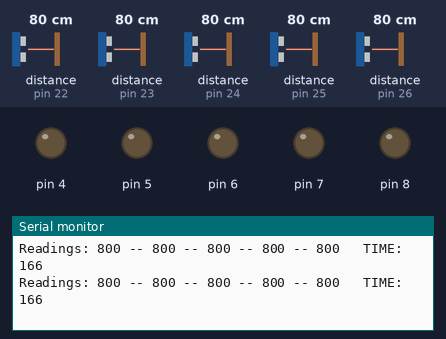
Bench run of a sketch on a simulated Arduino Uno, built with avr-gcc and run on an emulated ATmega328P. Shown: output pins drawn as LEDs (lit = HIGH), the last lines printed to the serial monitor. The inputs (shaded band) are chosen by the test bench; at power-on: distance to the obstacle (sensors on pin 22, pin 23, pin 24, pin 25, pin 26) 80 cm.

Above: at 2.9 s.
3.0 s: distance to the obstacle (sensor on pin 22) set to 2 cm
At 3.06 s:
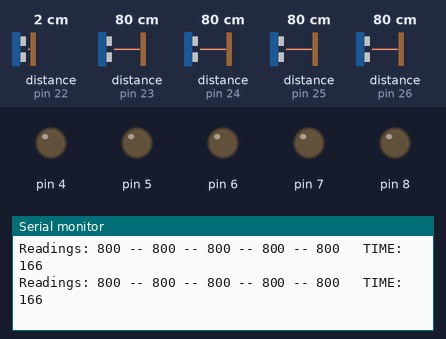
4.5 s: distance to the obstacle (sensor on pin 23) set to 2 cm
At 4.56 s:
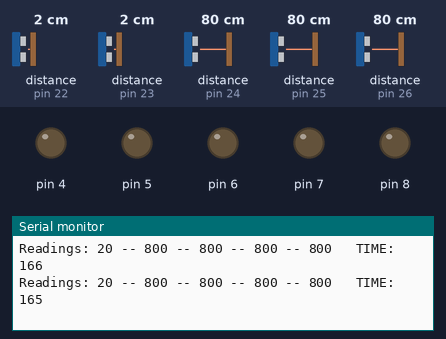
6.0 s: distance to the obstacle (sensor on pin 24) set to 2 cm
At 6.06 s:
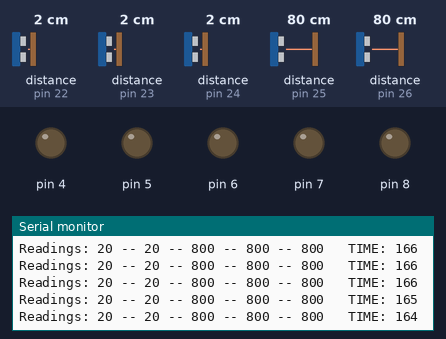
7.5 s: distance to the obstacle (sensor on pin 25) set to 2 cm
At 7.57 s:
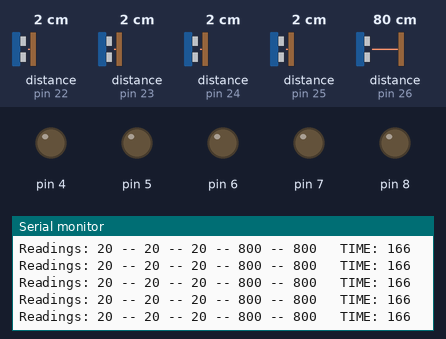
9.0 s: distance to the obstacle (sensor on pin 26) set to 2 cm
At 9.07 s:
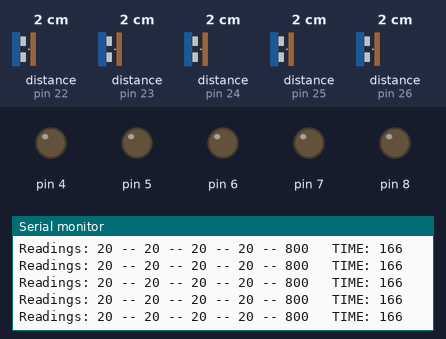
10.5 s: distance to the obstacle (sensor on pin 22) set to 4 cm
At 10.57 s:
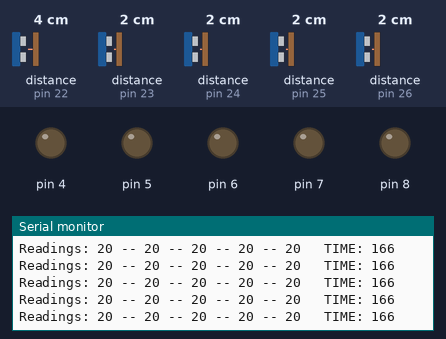
Timing chart, 0 to 13.0 s (numbered marks = the images above; inputs shaded):
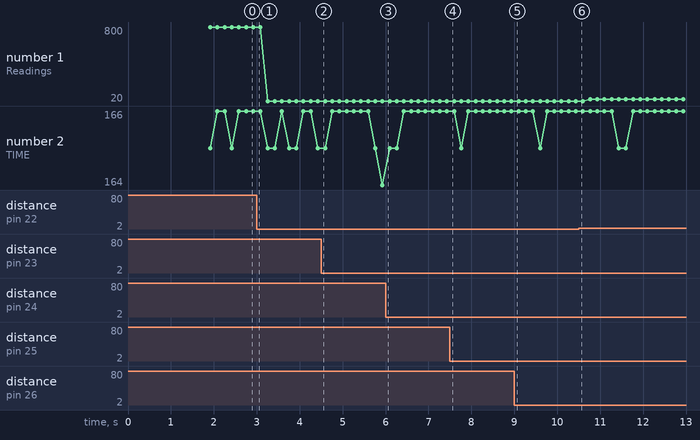

Measured:
- plotted number 1: 800 → 20 after the input at 3.0 s, 20 → 40 after the input at 10.5 s

The sketch:

read_3_distance_sensors.ino
```cpp
#include <Wire.h>
#include <VL53L0X.h>

#define THRESHOLD 9000
#define USETHRESHOLD 0
#define DISTSENSOR_SCL A5
#define DISTSENSOR_SDA A4
#define DISTSENSOR_L_E 4
#define DISTSENSOR_FL_E 5
#define DISTSENSOR_FF_E 6
#define DISTSENSOR_FR_E 7
#define DISTSENSOR_R_E 8
VL53L0X sensor1;
VL53L0X sensor2;
VL53L0X sensor3;
VL53L0X sensor4;
VL53L0X sensor5;


void setup()
{
  pinMode(4, OUTPUT);
  pinMode(5, OUTPUT);
  pinMode(6, OUTPUT);
  pinMode(7, OUTPUT);
  pinMode(8, OUTPUT);
  digitalWrite(4, LOW);
  digitalWrite(5, LOW);
  digitalWrite(6, LOW);
  digitalWrite(7, LOW);
  digitalWrite(8, LOW);
  delay(500);
  Wire.begin();

  Serial.begin (9600);

  pinMode(4, INPUT);
  delay(150);
  sensor1.init(true);
  delay(100);
  sensor1.setAddress((uint8_t)22);

  pinMode(5, INPUT);
  delay(150);
  sensor2.init(true);
  delay(100);
  sensor2.setAddress((uint8_t)23);

  pinMode(6, INPUT);
  delay(150);
  sensor3.init(true);
  delay(100);
  sensor3.setAddress((uint8_t)24);
  Serial.println("setting up sensor 4");

  pinMode(7, INPUT);
  delay(150);
  sensor4.init(true);
  delay(100);
  sensor4.setAddress((uint8_t)25);

  pinMode(8, INPUT);
  delay(150);
  sensor5.init(true);
  delay(100);
  sensor5.setAddress((uint8_t)26);
  Serial.println("done");

}

void loop()
{
  int time = millis();
  int read1 = sensor1.readRangeSingleMillimeters();
  int read2 = sensor2.readRangeSingleMillimeters();
  int read3 = sensor3.readRangeSingleMillimeters();
  int read4 = sensor4.readRangeSingleMillimeters();
  int read5 = sensor5.readRangeSingleMillimeters();
  time = millis() - time;
  if(USETHRESHOLD){
    bool t1 = read1 < THRESHOLD;
    bool t2 = read2 < THRESHOLD;
    bool t3 = read3 < THRESHOLD;
    bool t4 = read4 < THRESHOLD;
    bool t5 = read5 < THRESHOLD;


    Serial.print("Readings: ");
    Serial.print(t1);
    Serial.print(" -- ");
    Serial.print(t2);
    Serial.print(" -- ");
    Serial.print(t3);
    Serial.print(" -- ");
    Serial.print(t4);
    Serial.print(" -- ");
    Serial.print(t5);
    if (sensor1.timeoutOccurred() || sensor2.timeoutOccurred() || sensor3.timeoutOccurred() || sensor4.timeoutOccurred() || sensor5.timeoutOccurred()) { Serial.print(" TIMEOUT"); }

  }else{
    Serial.print("Readings: ");
    Serial.print(read1);
    Serial.print(" -- ");
    Serial.print(read2);
    Serial.print(" -- ");
    Serial.print(read3);
    Serial.print(" -- ");
    Serial.print(read4);
    Serial.print(" -- ");
    Serial.print(read5);
    if (sensor1.timeoutOccurred() || sensor2.timeoutOccurred() || sensor3.timeoutOccurred() || sensor4.timeoutOccurred() || sensor5.timeoutOccurred()) { Serial.print(" TIMEOUT"); }

  }
  Serial.print("   TIME: ");
  Serial.print(time);
  Serial.println();
}
```
